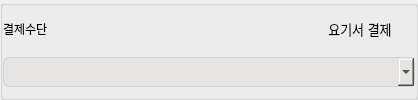
                <widget class="QGroupBox" name="groupBox_21">
                 <property name="minimumSize">
                  <size>
                   <width>418</width>
                   <height>0</height>
                  </size>
                 </property>
                 <property name="title">
                  <string/>
                 </property>
                 <layout class="QGridLayout" name="gridLayout_41">
                  <property name="leftMargin">
                   <number>0</number>
                  </property>
                  <property name="topMargin">
                   <number>0</number>
                  </property>
                  <property name="rightMargin">
                   <number>0</number>
                  </property>
                  <property name="bottomMargin">
                   <number>0</number>
                  </property>
                  <property name="horizontalSpacing">
                   <number>0</number>
                  </property>
                  <property name="verticalSpacing">
                   <number>5</number>
                  </property>
                  <item row="0" column="0">
                   <widget class="QLabel" name="label_99">
                    <property name="font">
                     <font>
                      <fontweight>Medium</fontweight>
                     </font>
                    </property>
                    <property name="text">
                     <string>결제수단</string>
                    </property>
                   </widget>
                  </item>
                  <item row="0" column="1">
                   <widget class="QGroupBox" name="groupBox_24">
                    <property name="minimumSize">
                     <size>
                      <width>90</width>
                      <height>30</height>
                     </size>
                    </property>
                    <property name="maximumSize">
                     <size>
                      <width>90</width>
                      <height>30</height>
                     </size>
                    </property>
                    <property name="styleSheet">
                     <string notr="true">border: none;</string>
                    </property>
                    <property name="title">
                     <string/>
                    </property>
                    <layout class="QHBoxLayout" name="horizontalLayout_24">
                     <property name="spacing">
                      <number>0</number>
                     </property>
                     <property name="leftMargin">
                      <number>0</number>
                     </property>
                     <property name="topMargin">
                      <number>0</number>
                     </property>
                     <property name="rightMargin">
                      <number>0</number>
                     </property>
                     <property name="bottomMargin">
                      <number>0</number>
                     </property>
                     <item>
                      <widget class="QPushButton" name="pushButton_33">
                       <property name="minimumSize">
                        <size>
                         <width>70</width>
                         <height>20</height>
                        </size>
                       </property>
                       <property name="maximumSize">
                        <size>
                         <width>55</width>
                         <height>16777215</height>
                        </size>
                       </property>
                       <property name="font">
                        <font>
                         <pointsize>10</pointsize>
                        </font>
                       </property>
                       <property name="styleSheet">
                        <string notr="true">border: none;</string>
                       </property>
                       <property name="text">
                        <string>요기서 결제</string>
                       </property>
                      </widget>
                     </item>
                     <item>
                      <widget class="QPushButton" name="pushButton_34">
                       <property name="minimumSize">
                        <size>
                         <width>20</width>
                         <height>20</height>
                        </size>
                       </property>
                       <property name="maximumSize">
                        <size>
                         <width>20</width>
                         <height>20</height>
                        </size>
                       </property>
                       <property name="styleSheet">
                        <string notr="true">border-image: url(:/image/main_img/eeeeee.jpg);</string>
                       </property>
                       <property name="text">
                        <string/>
                       </property>
                      </widget>
                     </item>
                    </layout>
                   </widget>
                  </item>
                  <item row="1" column="0" colspan="2">
                   <widget class="QComboBox" name="comboBox_5">
                    <property name="minimumSize">
                     <size>
                      <width>0</width>
                      <height>30</height>
                     </size>
                    </property>
                    <property name="styleSheet">
                     <string notr="true">border-radius: 5px; 
border: 1px solid #D3D3D3; 
background-color: #E5E4E2 ; </string>
                    </property>
                   </widget>
                  </item>
                 </layout>
                </widget>
